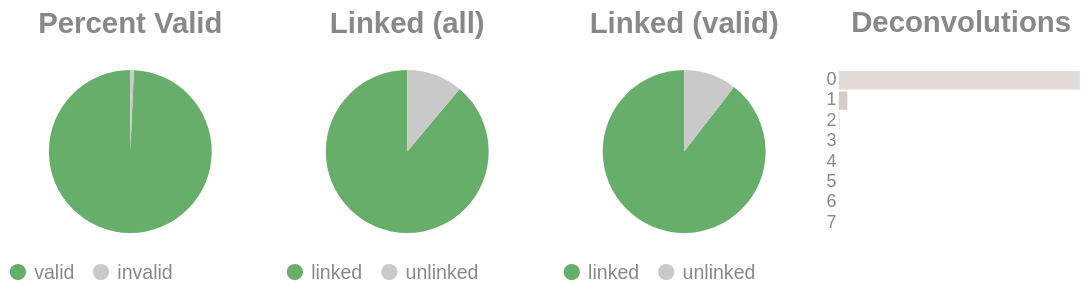

The code cell stored with this chart in its notebook:
### Code cell
if SKIPLR:
    pass
else:
    clash = Counter()
    for i in valids['molecule'].to_list():
        _mol = i.split("-")
        if len(_mol) == 1:
            clash.update('0')
        else:
            clash.update(_mol[-1])

    _d = {"deconvolutions": [], 'count': []}
    for k,v in clash.items():
        _d['deconvolutions'].append(k)
        _d['count'].append(v)

    tot_valid = valids['reads'].sum()
    mask = valids['reads'] >= 2
    n_linked_reads = valids.filter(mask)['reads'].sum()
    if n_linked_reads == 0:
        print_html("No linked molecules (>=2 reads) were detected; skipping linked-only distributions.")
        SKIPLR = True
    else:
        perc_valid = round(tot_valid / n_reads, 4)
        linked_perc_abs = round(n_linked_reads / n_reads, 4)
        linked_perc = round(n_linked_reads / tot_valid, 4)

    _valid = pl.DataFrame({"valids": ['valid', 'invalid'], "count": [tot_valid, n_reads - tot_valid]})
    _linked_abs = pl.DataFrame({"linked (absolute)": ['linked', 'unlinked'], "count": [n_linked_reads, n_reads - n_linked_reads]})
    _linked_rel = pl.DataFrame({"linked (valids)": ['linked', 'unlinked'], "count": [n_linked_reads, tot_valid - n_linked_reads]})

    (
        alt.hconcat(
            piechart(_valid, goodval = 'valid', title = "Percent Valid"),
            piechart(_linked_abs, goodval = "linked", title =  "Linked (all)"),
            piechart(_linked_rel, goodval = "linked", title =  "Linked (valid)"),
            convolutionbar(pl.DataFrame(_d), title = "Deconvolutions"),
            center = True,
            bounds = 'flush'
        )
        .resolve_scale(color='independent')
        .resolve_legend('independent')
        .properties(usermeta={'embedOptions': {"actions": False}})
    ).display()

### Figure 1 — Vega-Lite specification as saved in the notebook (floating-point values rounded to 4 significant figures)
{"width": "container", "height": 400, "config": {"title": {"anchor": "start", "dy": -15, "fontSize": 18, "color": "#888888", "subtitleColor": "#888888", "subtitleFontSize": 14}, "arc": {"fill": "#0072B2"}, "axis": {"domainColor": "#888888", "domainWidth": 0.5, "gridWidth": 0.2, "grid": false, "titleFontWeight": 400, "titleFontSize": 15, "labelFontSize": 11, "labelColor": "#888888", "tickColor": "#888888", "tickWidth": 0.2, "titleColor": "#888888"}, "axisBand": {"grid": false}, "axisX": {"grid": true, "tickSize": 10, "domainCap": "round"}, "axisY": {"domain": false, "grid": true, "tickSize": 0, "domainCap": "round"}, "background": "transparent", "header": {"labelFontSize": 15, "labelColor": "#888888", "titleFontSize": 15, "titleFontWeight": 600, "titleColor": "#888888"}, "legend": {"labelFont": "sans-serif", "labelFontSize": 12, "labelColor": "#888888", "symbolSize": 100, "symbolType": "circle", "titleFontSize": 12, "titlePadding": 10, "titleColor": "#888888", "title": null}, "range": {"category": ["#E69F00", "#56B4E9", "#009E73", "#F0E442", "#0072B2", "#D55E00", "#CC79A7", "#000000"], "diverging": ["#cfe8f3", "#a2d4ec", "#73bfe2", "#46abdb", "#1696d2", "#12719e"]}, "area": {"fill": "#0072B2", "fillOpacity": 0.7, "line": true, "strokeOpacity": 0.7}, "line": {"color": "#0072B2", "stroke": "#0072B2", "strokeWidth": 2}, "trail": {"color": "#0072B2", "stroke": "#0072B2", "strokeWidth": 0, "size": 1}, "point": {"filled": true, "fillOpacity": 1.0, "size": 95}, "text": {"color": "#888888", "fontSize": 11, "align": "right", "fontWeight": 400, "size": 11}, "bar": {"fill": "#0072B2", "stroke": null}, "view": {"stroke": null, "continuousWidth": 660, "continuousHeight": 400}}, "hconcat": [{"data": {"name": "data-d77e7b27b146e03996e19548feaed56d"}, "mark": {"type": "arc"}, "encoding": {"color": {"field": "valids", "legend": {"orient": "bottom", "title": null}, "scale": {"domain": ["valid", "invalid"], "range": ["#68ae6b", "#C9C9C9"]}, "title": "Valids", "type": "nominal"}, "theta": {"field": "count", "type": "quantitative"}, "tooltip": [{"field": "valids", "title": "Valids", "type": "ordinal"}, {"field": "percent", "format": ".2%", "title": "Percent", "type": "quantitative"}, {"field": "count", "title": "Count", "type": "quantitative"}]}, "height": 100, "title": {"text": "Percent Valid", "align": "center", "anchor": "middle"}, "transform": [{"calculate": "datum.count / 13798324", "as": "percent"}], "width": 150}, {"data": {"name": "data-e84ada10e092c5222b65193c81af626b"}, "mark": {"type": "arc"}, "encoding": {"color": {"field": "linked (absolute)", "legend": {"orient": "bottom", "title": null}, "scale": {"domain": ["linked", "unlinked"], "range": ["#68ae6b", "#C9C9C9"]}, "title": "Linked (Absolute)", "type": "nominal"}, "theta": {"field": "count", "type": "quantitative"}, "tooltip": [{"field": "linked (absolute)", "title": "Linked (Absolute)", "type": "ordinal"}, {"field": "percent", "format": ".2%", "title": "Percent", "type": "quantitative"}, {"field": "count", "title": "Count", "type": "quantitative"}]}, "height": 100, "title": {"text": "Linked (all)", "align": "center", "anchor": "middle"}, "transform": [{"calculate": "datum.count / 13798324", "as": "percent"}], "width": 150}, {"data": {"name": "data-bcbb5f9041a2bfb05afc2ae49b219ac6"}, "mark": {"type": "arc"}, "encoding": {"color": {"field": "linked (valids)", "legend": {"orient": "bottom", "title": null}, "scale": {"domain": ["linked", "unlinked"], "range": ["#68ae6b", "#C9C9C9"]}, "title": "Linked (Valids)", "type": "nominal"}, "theta": {"field": "count", "type": "quantitative"}, "tooltip": [{"field": "linked (valids)", "title": "Linked (Valids)", "type": "ordinal"}, {"field": "percent", "format": ".2%", "title": "Percent", "type": "quantitative"}, {"field": "count", "title": "Count", "type": "quantitative"}]}, "height": 100, "title": {"text": "Linked (valid)", "align": "center", "anchor": "middle"}, "transform": [{"calculate": "datum.count / 13701367", "as": "percent"}], "width": 150}, {"data": {"name": "data-ae184586ff3061c26f28ac3c4cd2df4b"}, "mark": {"type": "bar"}, "encoding": {"color": {"field": "deconvolutions", "legend": null, "scale": {"scheme": "lightgreyred"}, "type": "nominal"}, "tooltip": [{"field": "deconvolutions", "title": "Deconvolutions", "type": "ordinal"}, {"field": "percent", "format": ".2%", "title": "Percent", "type": "quantitative"}, {"field": "count", "title": "Count", "type": "quantitative"}], "x": {"axis": null, "field": "count", "type": "quantitative"}, "y": {"field": "deconvolutions", "sort": "ascending", "title": null, "type": "nominal"}}, "height": 100, "title": {"text": "Deconvolutions", "align": "center", "anchor": "middle"}, "transform": [{"calculate": "datum.count / 3066568", "as": "percent"}], "width": 150}], "bounds": "flush", "center": true, "resolve": {"legend": {"angle": "independent"}, "scale": {"color": "independent"}}, "usermeta": {"embedOptions": {"actions": false}}, "$schema": "https://vega.github.io/schema/vega-lite/v6.1.0.json", "datasets": {"data-d77e7b27b146e03996e19548feaed56d": [{"valids": "valid", "count": 13701367}, {"valids": "invalid", "count": 96957}], "data-e84ada10e092c5222b65193c81af626b": [{"linked (absolute)": "linked", "count": 12264946}, {"linked (absolute)": "unlinked", "count": 1533378}], "data-bcbb5f9041a2bfb05afc2ae49b219ac6": [{"linked (valids)": "linked", "count": 12264946}, {"linked (valids)": "unlinked", "count": 1436421}], "data-ae184586ff3061c26f28ac3c4cd2df4b": [{"deconvolutions": "0", "count": 2957792}, {"deconvolutions": "1", "count": 102754}, {"deconvolutions": "2", "count": 5440}, {"deconvolutions": "3", "count": 483}, {"deconvolutions": "4", "count": 72}, {"deconvolutions": "5", "count": 20}, {"deconvolutions": "6", "count": 5}, {"deconvolutions": "7", "count": 2}]}}
